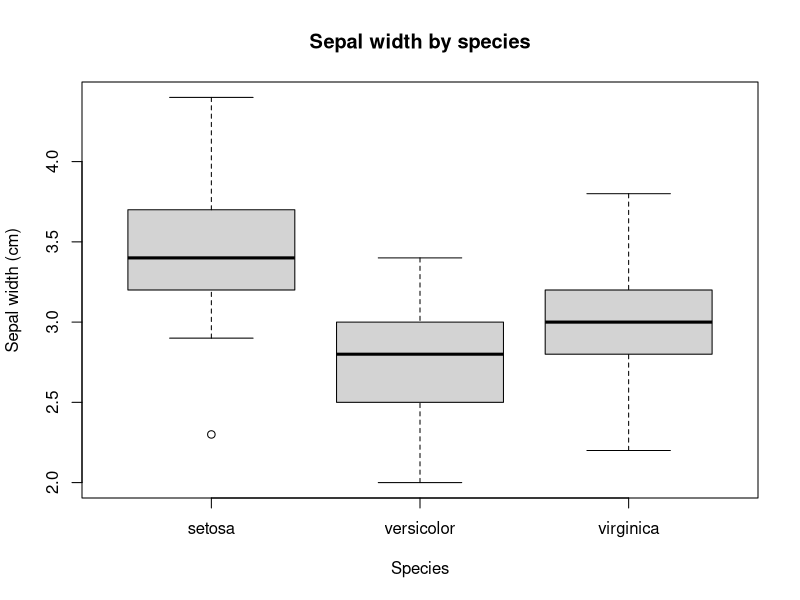

Here is the R script that generated this plot:
# Worked solutions for exercises/exercises.R
df <- iris

# Q1
dim(df); str(df)

# Q2
aggregate(Sepal.Length ~ Species, data = df, FUN = function(x) c(mean = mean(x), sd = sd(x)))

# Q3
df$Petal.Ratio <- df$Petal.Length / df$Petal.Width
head(df)

# Q4
sum(df$Sepal.Length > 6)

# Q5
two <- droplevels(subset(df, Species %in% c("setosa", "versicolor")))
tt <- t.test(Sepal.Length ~ Species, data = two)
tt
cat(sprintf("Versicolor sepals were longer than setosa sepals, t(%.1f) = %.2f, p %s.\n",
            tt$parameter, abs(tt$statistic),
            ifelse(tt$p.value < .001, "< .001", sprintf("= %.3f", tt$p.value))))

# Q6
fit <- aov(Petal.Length ~ Species, data = df)
summary(fit)
TukeyHSD(fit)

# Q7
cor.test(df$Petal.Length, df$Petal.Width)

# Q8
m <- lm(Petal.Width ~ Petal.Length, data = df)
coef(m)["Petal.Length"]
summary(m)$r.squared

# Q9
boxplot(Sepal.Width ~ Species, data = df, main = "Sepal width by species",
        xlab = "Species", ylab = "Sepal width (cm)")

# Q10
summarise_column <- function(x) {
  c(mean = mean(x, na.rm = TRUE), median = median(x, na.rm = TRUE),
    sd = sd(x, na.rm = TRUE), min = min(x, na.rm = TRUE), max = max(x, na.rm = TRUE))
}
summarise_column(df$Sepal.Length)
